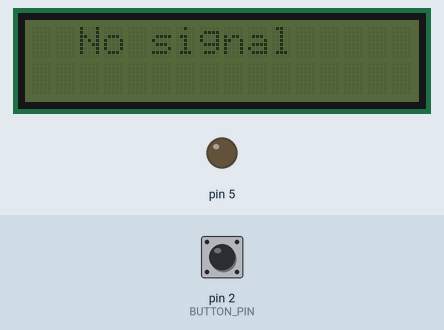
This sketch was run on a simulated Arduino Uno, built with avr-gcc and run on an emulated ATmega328P. Shown: 16×2 character LCD, output pins drawn as LEDs (lit = HIGH). The inputs (shaded band) are chosen by the test bench; at power-on: pin 2 (BUTTON_PIN) HIGH. What the sketch prints to the serial monitor is not drawn.

Above: at 1.2 s.
1.3 s: pin 2 (BUTTON_PIN) pulled LOW for 0.15 s
At 2.6 s:
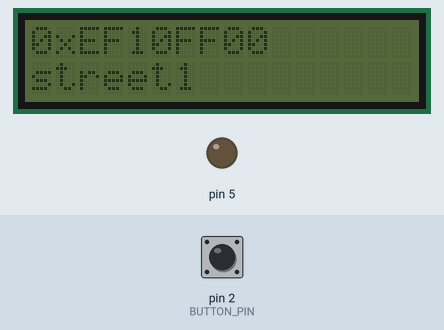
2.9 s: pin 2 (BUTTON_PIN) pulled LOW for 1 s
At 3.7 s:
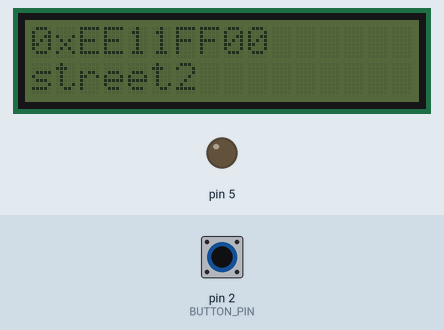
5.4 s: pin 2 (BUTTON_PIN) pulled LOW for 0.15 s
At 6.3 s:
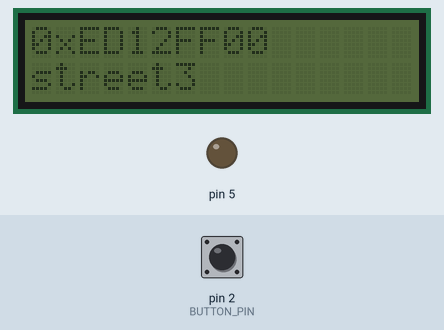
7.1 s: pin 2 (BUTTON_PIN) pulled LOW for 3.2 s
At 7.9 s:
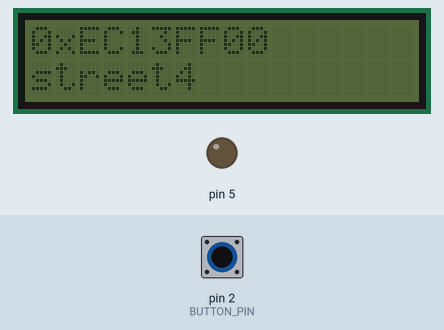
Timing chart, 0 to 10.1 s (numbered marks = the images above; inputs shaded):
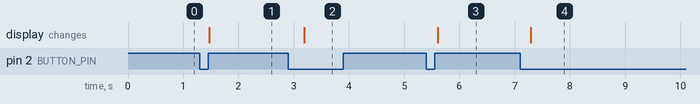

The sketch:

IRSEND.ino
```cpp
#include <LiquidCrystal_I2C.h>   // ライブラリのインクルード
#include <IRremote.hpp>
#include <IRremote.h>

// LiquidCrystal_I2C型変数の宣言
LiquidCrystal_I2C lcd(0x27, 16 , 2);  // 0x27のアドレス,16列2行のLCDを使用

#define BUTTON_PIN      2

int value = 0;
int SEND_LED_PIN1 = 8;

volatile int currentdata;
volatile int lastdata;

IRsend IrSender1;
IRsend IrSender2;
IRsend IrSender3;
IRsend IrSender4;

uint8_t sCommand1 = 0x10;
uint8_t sCommand2 = 0x11;
uint8_t sCommand3 = 0x12;
uint8_t sCommand4 = 0x13;
uint8_t sRepeats = 0;

void setup(){

  pinMode(5,OUTPUT);

  lcd.init();                    // LCDの初期化
  //lcd.backlight();               // LCDバックライトの点灯

  lcd.setCursor(0, 0);           // カーソルの位置を指定
  lcd.print("I2C connect");      // 文字の表示

  lcd.setCursor(0, 1);           // カーソルの位置を指定
  lcd.print(" Arduino ");  // 文字の表示

  pinMode(BUTTON_PIN,INPUT_PULLUP );

  Serial.begin(115200);

  lastdata = digitalRead(BUTTON_PIN);

  attachInterrupt(0,IR,FALLING);

  digitalWrite(5,LOW);

  IrSender1.begin(SEND_LED_PIN1);
  IrSender2.begin(SEND_LED_PIN1);
  IrSender3.begin(SEND_LED_PIN1);
  IrSender4.begin(SEND_LED_PIN1);
}

void loop(){
  switch(value) {
  case 1:
    IrSender1.sendNEC(0x00, sCommand1, sRepeats);
    lcd.setCursor(0, 0);
    lcd.print("0xEF10FF00 ");
    lcd.setCursor(0, 1);
    lcd.print("street1");
    delay(100);
    Serial.println("ggg");
  break;
  case 2:
    IrSender2.sendNEC(0x00, sCommand2, sRepeats);
    lcd.setCursor(0, 0);
    lcd.print("0xEE11FF00 ");
    lcd.setCursor(0, 1);
    lcd.print("street2");
  break;
  case 3:
    IrSender3.sendNEC(0x00, sCommand3, sRepeats);
    lcd.setCursor(0, 0);
    lcd.print("0xED12FF00 ");
    lcd.setCursor(0, 1);
    lcd.print("street3");
  break;
  case 4:
    IrSender4.sendNEC(0x00, sCommand4, sRepeats);
    lcd.setCursor(0, 0);
    lcd.print("0xEC13FF00 ");
    lcd.setCursor(0, 1);
    lcd.print("street4");
  break;
  default:
    lcd.setCursor(0, 0);
    lcd.print("  No signal  ");
    lcd.setCursor(0, 1);
    lcd.print("                  ");
  }
  delay(100);
}

void IR(void){
  delay(50);
  int i,j;
  for(i=0;i<50;i++) {
    i=i+i-i;
    j=j*j;
  }
  currentdata = digitalRead(BUTTON_PIN);
  if ((currentdata != lastdata) && (currentdata == 0)) {
    value++;
    Serial.print(value);
    Serial.print(" ");
    if(value>4){
      value = 0;
    }
  }
  currentdata = 1;
  lastdata = currentdata;
}
```

Measured:
- after the input at 1.3 s, the display: changes after 0.17 s (image 1)
- after the input at 2.9 s, the display: changes after 0.29 s (image 2)
- after the input at 5.4 s, the display: changes after 0.21 s (image 3)
- after the input at 7.1 s, the display: changes after 0.19 s (image 4)
